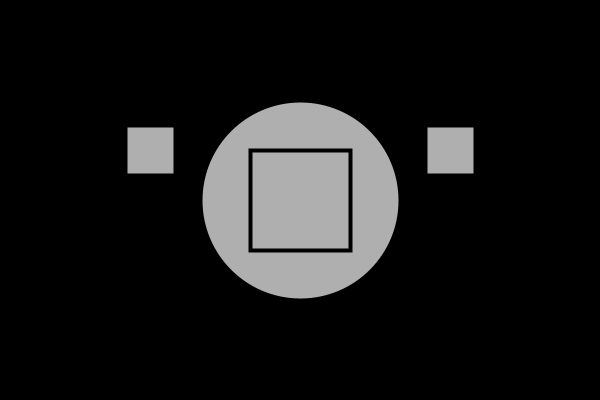
Frame 1 (no input)
Frame 60 (the mouse pressed at the canvas centre just before this capture): identical to frame 1, image omitted
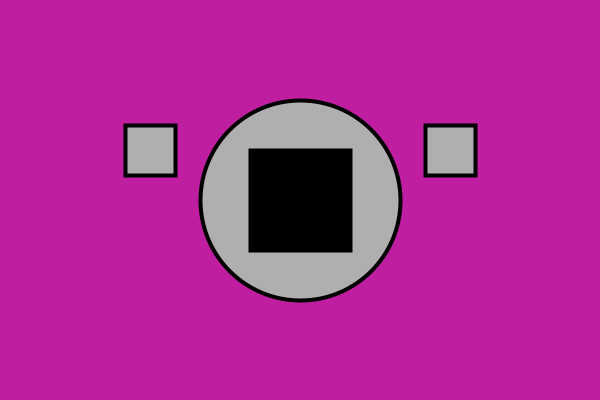
Frame 120 (the mouse held since frame 60 and released just before this capture)

The Processing sketch that drew these frames (run headless with seeded random() and noise(); from frame 60 on, the mouse is pressed at the canvas centre):

// Processing sketch: booleanVariablesGlobalEdit
// ── booleanVariablesGlobalEdit.pde
/*
Modified for Processing 3 by Dawn C. Hayes August 2017.
Edited by Asher October 2017

Original code:
https://vimeo.com/channels/learningp5js/138935677
*/

boolean on = false;//gives 'on' the value of false 

void setup() {// void prohibits a return value
  size(600, 400); // the size of the canvas is set up here
}//closes setup function

void draw() {//void prohibits a return value
  if (!on) {//the boolean is false
    background(0);//the backgrouns is black
  } else {//otherwise the background is radom
    background(random(255), random(255), random(255)); //Background turns random colors
  }//closes the else statement
  
  stroke(0); //the outline is black
  strokeWeight(4); //This is the thickness of the line
  rectMode(CENTER); //rectangle will be drawn depending on middle point and height and width from that point
  fill(175);//the inside of shapes is grey
  rect(150, 150, 50, 50);//rectangle at (150,150) with diameter of 50
  rect(450, 150, 50, 50);//square at (450,150) with a diameter of 50
  ellipse(300, 200, 200,200);//circle in the center of canvas with radius of 200
  
  if (mouseX > 250 && mouseX < 350 && mouseY > 150 && mouseY < 250) { //this is a set up of a contidion saying if the mouse is within a certain area on the canvas 
    fill(0); //the square turns black 
  } //closes the if statemnt
  rect(300, 200, 100, 100);//drew a square over the circle
}//closes the draw function

void mousePressed() {//void prohibits return value
  if (mouseX > 250 && mouseX < 350 && mouseY > 150 && mouseY < 250) {//if the mouse is pressed within the specific area of canvas
    on = !on;//the exclamation points mean inverse. this turns the boolean value to true
  }//closes the if statement
  
  if (mouseX > 125 && mouseX < 175 && mouseY > 125 && mouseY < 175) {//if the mouse is pressed within the specific area of canvas
    on = !on;//the exclamation points mean inverse. this turns the boolean value to true
  }//closes the if statement
  
  if (mouseX > 425 && mouseX < 475 && mouseY > 125 && mouseY < 175) {//if the mouse is pressed within the specific area of canvas
    on = !on;//the exclamation points mean inverse. this turns the boolean value to true
  }//closes the if statement
}//closes the mousePressed function
